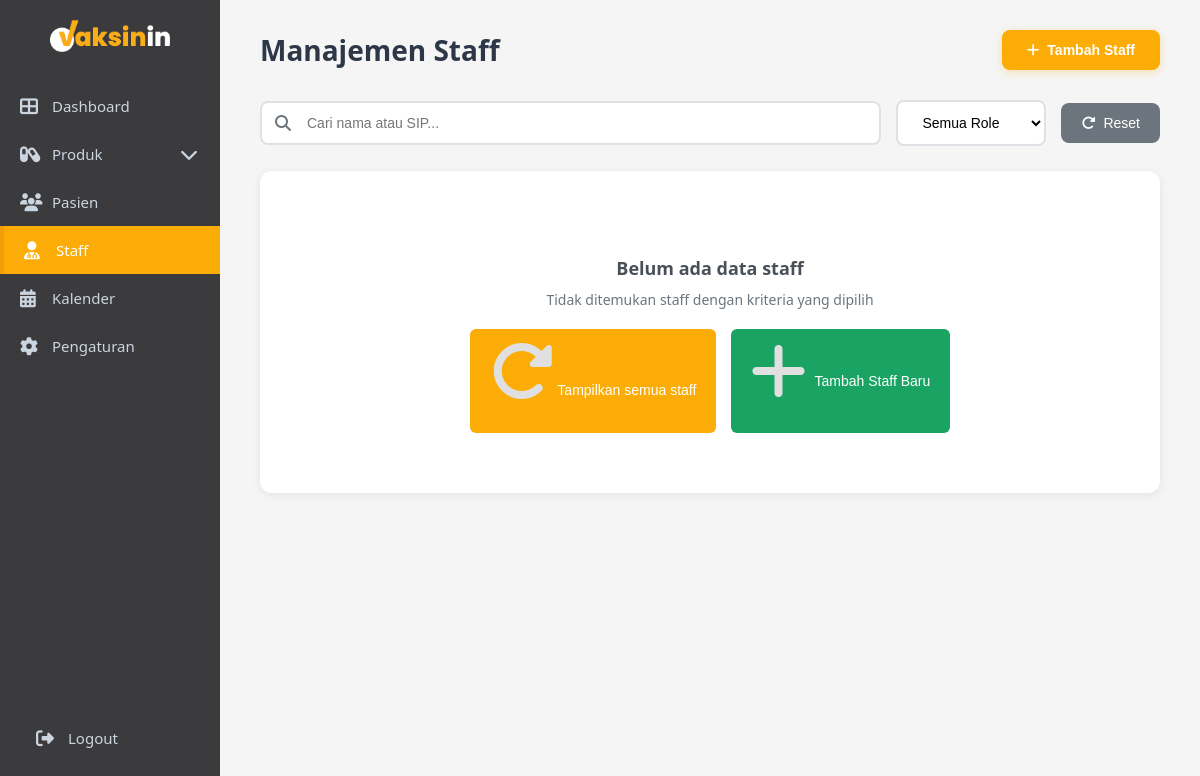
Before: /admin/staff.php with the older database file.
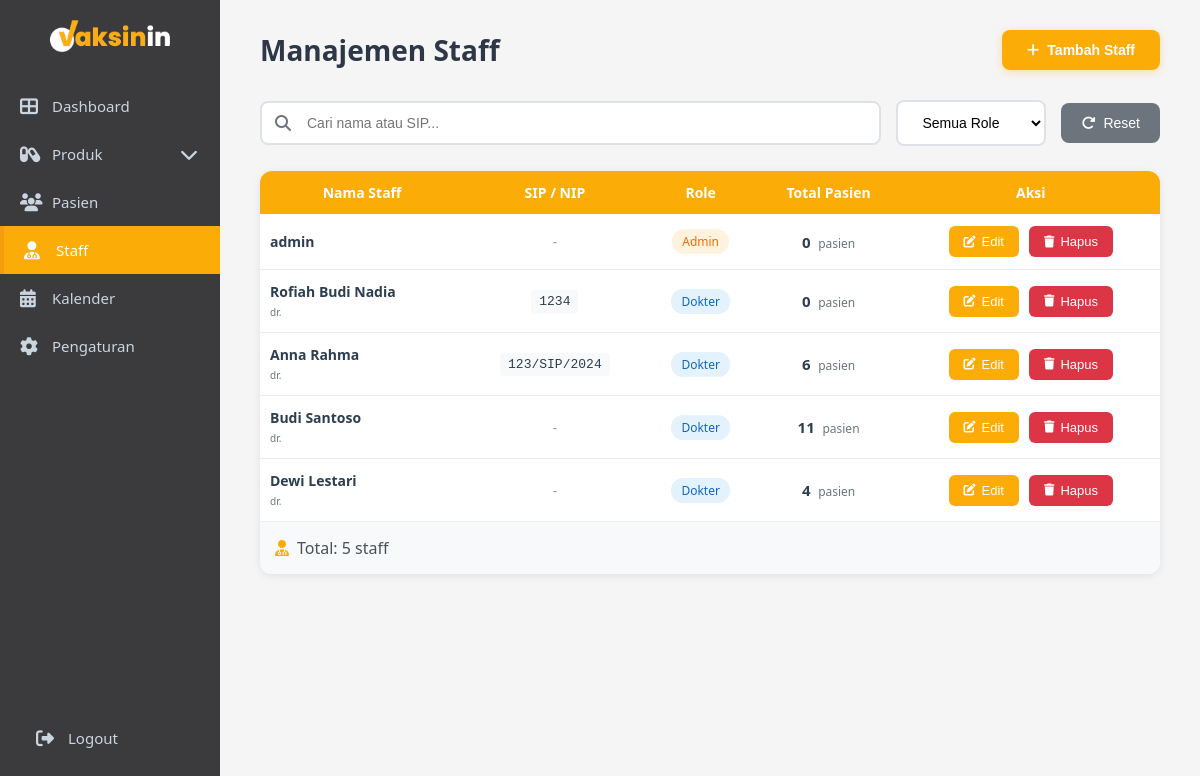
After: the same page with the newer database file.
### tables this page shows
CREATE TABLE `staff` (
  `id` int NOT NULL,
  `nama_lengkap` varchar(150) NOT NULL,
  `gelar` varchar(50) DEFAULT NULL,
  `sip` varchar(50) DEFAULT NULL,
  `role` enum('dokter','perawat','admin') NOT NULL,
  `created_at` timestamp NOT NULL DEFAULT CURRENT_TIMESTAMP
);

### admin/staff.php (the view, shortened to what the changed rows need)
<?php
include "../config.php";
$sql = "SELECT * FROM staff";
$sql .= " ORDER BY created_at DESC";
$stmt = mysqli_prepare($conn, $sql);
if (!mysqli_stmt_execute($stmt)) {
    die("Error executing statement: " . mysqli_stmt_error($stmt));
}
$result = mysqli_stmt_get_result($stmt);
$staff_list = mysqli_fetch_all($result, MYSQLI_ASSOC);
foreach ($staff_list as $key => $staff) {
    $total_pasien = 0;
    $total_jam = 0;
    if ($total_pasien == 0) {
        $check_table = mysqli_query($conn, "SHOW TABLES LIKE 'booking_staff'");
        if (mysqli_num_rows($check_table) > 0) {
            $sql_booking = "SELECT COUNT(DISTINCT b.patient_id) as total
                           FROM booking_staff bs
                           JOIN bookings b ON bs.booking_id = b.id
                           WHERE bs.staff_id = ?";
            $stmt_booking = mysqli_prepare($conn, $sql_booking);
            if ($stmt_booking) {
                mysqli_stmt_bind_param($stmt_booking, 'i', $staff['id']);
                mysqli_stmt_execute($stmt_booking);
                $result_booking = mysqli_stmt_get_result($stmt_booking);
                if ($result_booking) {
                    $data_booking = mysqli_fetch_assoc($result_booking);
                    $total_pasien = $data_booking['total'] ?? 0;
                }
            }
        }
    }
    $staff_list[$key]['total_pasien'] = $total_pasien;
    $staff_list[$key]['total_jam_kerja'] = $total_jam;
}
?>
<!DOCTYPE html>
<html lang="id">
<head>
    <link rel="stylesheet" href="css/admin.css">
    <link rel="stylesheet" href="css/staff.css">
    <link rel="stylesheet" href="css/sidebar-toggle.css">
    <link rel="stylesheet" href="https://cdnjs.cloudflare.com/ajax/libs/font-awesome/6.4.0/css/all.min.css">
</head>
<body>
    <div class="main-content">
        <div class="staff-container">
            <div class="page-header">
                <h1 class="page-title">
                    Manajemen Staff
                </h1>
            </div>
            <div class="table-container">
                <?php if (!empty($staff_list)): ?>
                    <div class="table-responsive">
                        <table class="staff-table">
                            <thead>
                                <tr>
                                    <th>Nama Staff</th>
                                    <th>SIP / NIP</th>
                                    <th>Role</th>
                                    <th>Total Pasien</th>
                                    <th>Aksi</th>
                                </tr>
                            </thead>
                            <tbody>
                                <?php foreach ($staff_list as $staff):
                                ?>
                                    <tr data-staff-id="<?= $staff['id'] ?>">
                                        <td>
                                            <div class="staff-name">
                                                <strong><?= htmlspecialchars($staff['nama_lengkap'] ?? '-', ENT_QUOTES, 'UTF-8') ?></strong>
                                                <?php if (!empty($staff['gelar'])): ?>
                                                    <div class="staff-gelar">
                                                        <small><?= htmlspecialchars($staff['gelar'] ?? '', ENT_QUOTES, 'UTF-8') ?></small>
                                                    </div>
                                                <?php endif; ?>
                                            </div>
                                        </td>
                                        <td>
                                            <?php if (!empty($staff['sip'])): ?>
                                                <span class="sip-number"><?= htmlspecialchars($staff['sip'], ENT_QUOTES, 'UTF-8') ?></span>
                                            <?php else: ?>
                                                <span class="no-data">-</span>
                                            <?php endif; ?>
                                        </td>
                                        <td>
                                            <span class="badge-role <?= $staff['role'] ?? '' ?>">
                                                <?= ucfirst($staff['role'] ?? '-') ?>
                                            </span>
                                        </td>
                                        <td>
                                            <span class="stat-number"><?= number_format($staff['total_pasien'] ?? 0) ?></span>
                                            <span class="stat-label">pasien</span>
                                        </td>
                                        <td>
                                            <div class="action-buttons">
                                                <button type="button"
                                                        class="btn-edit"
                                                        data-id="<?= $staff['id'] ?>"
                                                        data-nama="<?= htmlspecialchars($staff['nama_lengkap'] ?? '', ENT_QUOTES, 'UTF-8') ?>"
                                                        data-gelar="<?= htmlspecialchars($staff['gelar'] ?? '', ENT_QUOTES, 'UTF-8') ?>"
                                                        data-sip="<?= htmlspecialchars($staff['sip'] ?? '', ENT_QUOTES, 'UTF-8') ?>"
                                                        data-role="<?= $staff['role'] ?? '' ?>"
                                                        onclick="editStaff(this)">
                                                    <i class="fas fa-edit"></i> Edit
                                                </button>
                                                <button type="button"
                                                        class="btn-delete"
                                                        data-id="<?= $staff['id'] ?>"
                                                        data-nama="<?= htmlspecialchars($staff['nama_lengkap'] ?? '', ENT_QUOTES, 'UTF-8') ?>"
                                                        onclick="hapusStaff(this)">
                                                    <i class="fas fa-trash"></i> Hapus
                                                </button>
                                            </div>
                                        </td>
                                    </tr>
                                <?php endforeach; ?>
                            </tbody>
                        </table>
                    </div>
                    <div class="table-footer">
                        <div class="total-count">
                            <i class="fas fa-user-md"></i>
                            <span>Total: <?= count($staff_list) ?> staff</span>
                        </div>
                    </div>
                <?php else: ?>
                    <div class="empty-state">
                        <h3>Belum ada data staff</h3>
                        <p>Tidak ditemukan staff dengan kriteria yang dipilih</p>
                        <button class="btn-refresh" onclick="resetFilters()">
                            <i class="fas fa-redo-alt"></i> Tampilkan semua staff
                        </button>
                        <button class="btn-add-staff-empty" onclick="tambahStaff()">
                            <i class="fas fa-plus"></i> Tambah Staff Baru
                        </button>
                    </div>
                <?php endif; ?>
            </div>
        </div>
    </div>
</body>
</html>

Changed rows visible on the page:
added staff: nama_lengkap "admin", role "Admin", total_pasien "0"
added staff: nama_lengkap "Rofiah Budi Nadia", gelar "dr.", sip "1234", role "Dokter", total_pasien "0"
added staff: nama_lengkap "Anna Rahma", gelar "dr.", sip "123/SIP/2024", role "Dokter", total_pasien "6"
added staff: nama_lengkap "Budi Santoso", gelar "dr.", role "Dokter", total_pasien "11"
added staff: nama_lengkap "Dewi Lestari", gelar "dr.", role "Dokter", total_pasien "4"
Other visible differences:
count($staff_list): (not shown) → "5"
text no longer shown: "Belum ada data staff Tidak ditemukan staff dengan kriteria yang dipilih Tampilkan semua staff Tambah Staff Baru"
text now shown: "Nama Staff SIP / NIP Role Total Pasien Aksi Total: staff"
